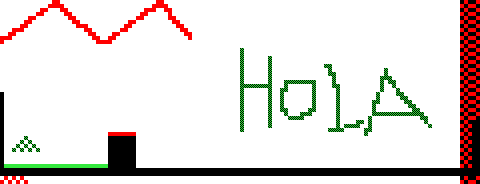

Below is a game level as drawn by its tile map, then a one-line description and the .tmx that defines it (tile-layer data replaced by summaries):
An orthogonal 120x46 tile map with 4x4 px tiles, 1 tile layer (Capa de Patrones 1).

<map version="1.0" tiledversion="1.1.6" orientation="orthogonal" renderorder="right-down" width="120" height="46" tilewidth="4" tileheight="4" infinite="0" nextobjectid="1">
 <tileset firstgid="1" source="newtiles.tsx" />
 <layer name="Capa de Patrones 1" width="120" height="46">
  <data>[5520 cells, 5520 non-empty, 9 distinct tile ids]</data>
 </layer>
</map>
